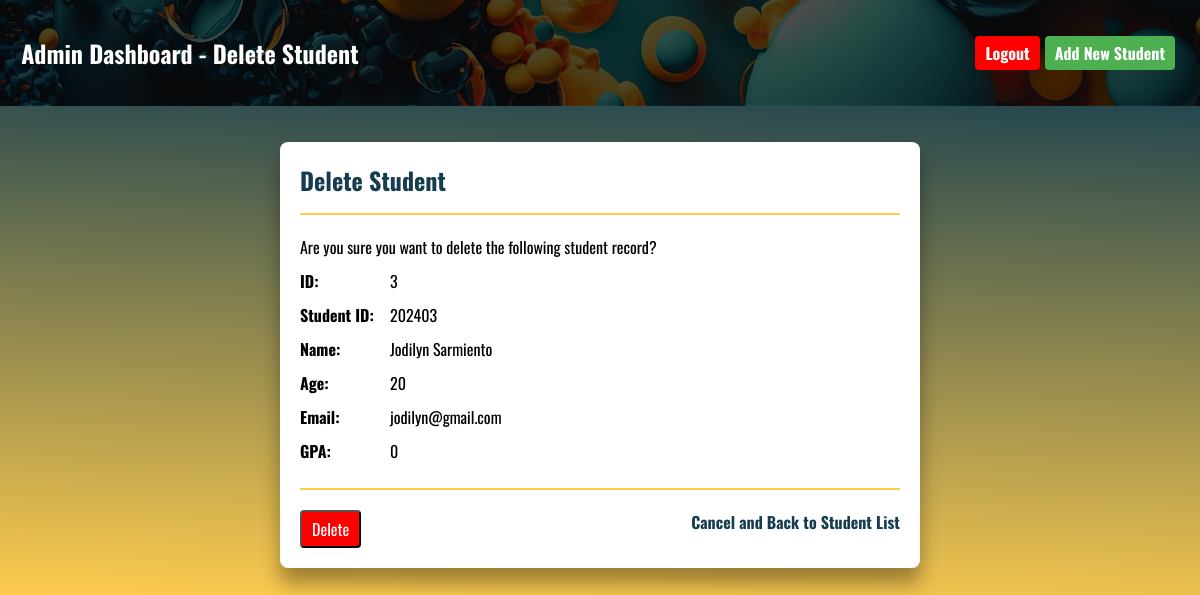
The page /admin-D.php?id=3 (signed in) on the database its author committed.
### tables this page shows
CREATE TABLE `students` (
  `id` int(11) NOT NULL,
  `student_id` varchar(20) DEFAULT NULL,
  `name` varchar(100) DEFAULT NULL,
  `age` int(2) DEFAULT NULL,
  `email` varchar(100) DEFAULT NULL,
  `gpa` float DEFAULT NULL
);

### admin-D.PHP (the view, shortened to what this page needs)
<?php
include('config.php');
class DeleteStudent {
    private $conn;
    public function __construct($conn) {
        $this->conn = $conn;
    }
    public function deleteStudent() {
        if ($_SERVER["REQUEST_METHOD"] == "POST") {
            if (isset($_POST['cancel'])) {
                header("Location: admin-R.php");
                exit;
            } elseif (isset($_POST['confirm'])) {
                $id = $_POST['id'];
                $this->conn->begin_transaction();
                $delete_login_query = "DELETE FROM login WHERE student_id=(SELECT student_id FROM students WHERE id='$id')";
                if ($this->conn->query($delete_login_query) === TRUE) {
                    $delete_students_query = "DELETE FROM students WHERE id='$id'";
                    if ($this->conn->query($delete_students_query) === TRUE) {
                        $this->conn->commit();
                        echo '<script>alert("Student record deleted successfully!"); window.location.href = "admin-R.php";</script>';
                        exit;
                    } else {
                        $this->conn->rollback();
                        $this->delete_error = "Deletion from 'students' table failed";
                    }
                } else {
                    $this->conn->rollback();
                    $this->delete_error = "Deletion from 'login' table failed";
                }
            }
        } else {
            $id = $_GET['id'];
            $query = "SELECT * FROM students WHERE id='$id'";
            $result = $this->conn->query($query);
            $row = $result->fetch_assoc();
            return $row;
        }
    }
}
$deleteStudent = new DeleteStudent($conn);
$row = $deleteStudent->deleteStudent();
?>
<!DOCTYPE html>
<html lang="en">
<head>
</head>
<body class="table-body">
<header class="body-header">
    <h2 class="header">&nbsp;Admin Dashboard - Delete Student </h2>
    <a class="logout-link" href="admin-logout.php" onclick="return confirmLogout()">Logout</a>
        <a class="create-link" href="admin-C.php">Add New Student</a>
</header>
    <div class="delete-container">
        <h2>Delete Student</h2>
        <p>Are you sure you want to delete the following student record?</p>
        <p><strong>ID: </strong><?php echo $row['id']; ?></p>
        <p><strong>Student ID: </strong><?php echo $row['student_id']; ?></p>
        <p><strong>Name: </strong><?php echo $row['name']; ?></p>
        <p><strong>Age: </strong><?php echo $row['age']; ?></p>
        <p><strong>Email: </strong><?php echo $row['email']; ?></p>
        <p><strong>GPA: </strong><?php echo $row['gpa']; ?></p>
        <form action="" method="post" id="deleteForm">
            <h2></h2>
            <div class="button-below">
                <input class="delete-button" type="button" value="Delete" onclick="showModal()">
                <a class="back" href="admin-R.php">Cancel and Back to Student List</a>
            </div>
        </form>
    </div>
</body>
</html>

### rows shown on the page
students: id "3", student "202403", name "Jodilyn Sarmiento", age "20", email "jodilyn@gmail.com", gpa "0"
